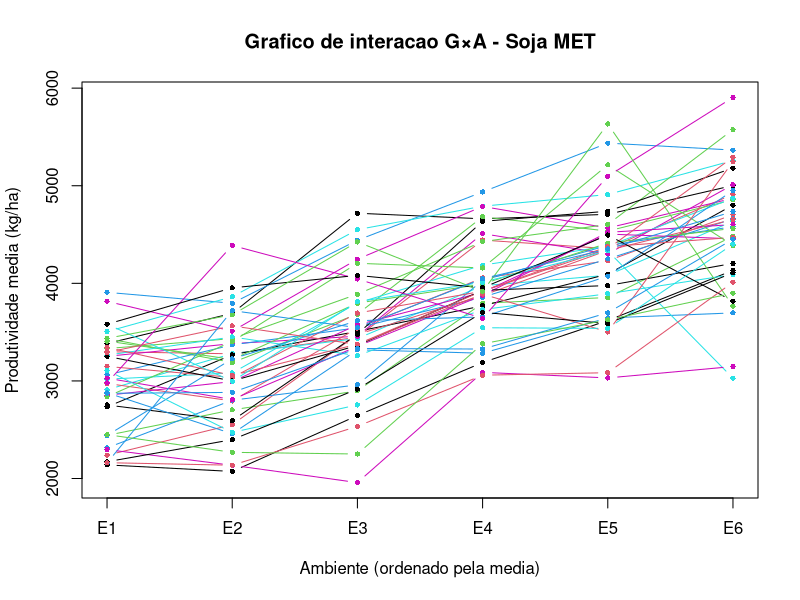

R code for this plot:
# =============================================================================
# GMP0164 - Biometria da Interacao Genotipos x Ambientes
# Aula 2: ANOVA Conjunta e Componentes de Variancia em G×A
# Dados: soy_MET.txt - 40 genotipos x 6 ambientes x 3 blocos (DBC)
# Prof. Dr. Rafael Tassinari Resende
#
# Modelo assumido (Cruz, Regazzi e Carneiro, 2012 - caso c):
#   Ambientes (A)                          : FIXOS
#   Genotipos (G), G×A, Blocos e Erro      : ALEATORIOS
#
# E(QM) sob esse modelo:
#   E(QM_Erro)   = s2
#   E(QM_GxA)    = s2 + K*l*s2_ga     onde l = J/(J-1)
#   E(QM_G)      = s2 + J*K*s2_g      [s2_ga NAO aparece aqui]
#   E(QM_B(A))   = s2 + I*s2_ba
#   E(QM_A)      = s2 + K*l*s2_ga + I*s2_ba + I*K*phi_a
#
# Testes F corretos:
#   F(G)   = QM_G   / QM_E      [denominador = QM_E, nao QM_GxA]
#   F(GxA) = QM_GxA / QM_E
#   F(A)   = QM_A   / QM_B(A)
# =============================================================================

dat <- read.table("soy_MET.txt", header = TRUE, sep = "\t") #mude o seu diretorio aqui.
dat$gen   <- factor(dat$gen)
dat$env   <- factor(dat$env)
dat$block <- factor(dat$block)

str(dat)
summary(dat)

# =============================================================================
# 1. TABELA DE MEDIAS E GRAFICO DE INTERACAO
# =============================================================================

# Matriz de medias genotipo x ambiente (media sobre os K blocos)
means_ge <- tapply(dat$y, list(dat$gen, dat$env), mean)

# Medias marginais por ambiente (ordenadas crescentemente)
cat("Medias por ambiente (kg/ha):\n")
print(round(sort(colMeans(means_ge)), 1))

# Top 10 genotipos pela media geral sobre todos os ambientes
cat("\nTop 10 genotipos pela media geral (kg/ha):\n")
geno_means <- sort(rowMeans(means_ge), decreasing = TRUE)
print(round(head(geno_means, 10), 1))

# Grafico de interacao: cada linha = um genotipo
# Ambientes ordenados pela media para facilitar leitura visual
# Linhas paralelas  -> interacao simples  (magnitude muda, ranking preservado)
# Cruzamento        -> interacao complexa (mudanca de ranking entre ambientes)
env_order <- order(colMeans(means_ge))

matplot(
  x    = seq_len(ncol(means_ge)),
  y    = t(means_ge[, env_order]),
  type = "b", pch = 16, lty = 1, cex = 0.7,
  xaxt = "n",
  xlab = "Ambiente (ordenado pela media)",
  ylab = "Produtividade media (kg/ha)",
  main = "Grafico de interacao G×A - Soja MET"
)
axis(1, at = seq_len(ncol(means_ge)),
     labels = colnames(means_ge)[env_order])

# =============================================================================
# 2. ANOVA CONJUNTA (DBC, ambientes fixos)
# =============================================================================

# O aov() calcula SQ corretamente para dados balanceados.
# Porem, seus testes F internos assumem modelo fixo.
# Os testes F corretos para o modelo misto (A fixo) sao calculados manualmente.

fit <- aov(y ~ env + env:block + gen + gen:env, data = dat)
tab <- anova(fit)

# Dimensoes do experimento
I <- nlevels(dat$gen)    # numero de genotipos
J <- nlevels(dat$env)    # numero de ambientes
K <- nlevels(dat$block)  # numero de blocos por ambiente
l <- J / (J - 1)         # coeficiente lambda (Cruz et al., 2012)

cat("\nGraus de liberdade:\n")
cat("  Ambiente       :", J - 1, "\n")
cat("  Bloco(Ambiente):", J * (K - 1), "\n")
cat("  Genotipo       :", I - 1, "\n")
cat("  G×A            :", (I - 1) * (J - 1), "\n")
cat("  Erro           :", J * (I - 1) * (K - 1), "\n")
cat("  Total          :", I * J * K - 1, "\n")

# Extrair quadrados medios
MS     <- setNames(tab[, "Mean Sq"], rownames(tab))
QM_E   <- as.numeric(MS["Residuals"])
QM_GxA <- as.numeric(MS["env:gen"])
QM_G   <- as.numeric(MS["gen"])
QM_BA  <- as.numeric(MS["env:block"])
QM_A   <- as.numeric(MS["env"])

# Graus de liberdade para os testes F
df_G   <- I - 1
df_GxA <- (I - 1) * (J - 1)
df_E   <- J * (I - 1) * (K - 1)
df_BA  <- J * (K - 1)
df_A   <- J - 1

# Estatisticas F e p-valores
F_G   <- QM_G   / QM_E
F_GxA <- QM_GxA / QM_E
F_A   <- QM_A   / QM_BA

p_G   <- pf(F_G,   df_G,   df_E,  lower.tail = FALSE)
p_GxA <- pf(F_GxA, df_GxA, df_E,  lower.tail = FALSE)
p_A   <- pf(F_A,   df_A,   df_BA, lower.tail = FALSE)

# Funcao auxiliar para formatar p-valores
fmt_p <- function(p) ifelse(p < 0.0001, "< 0.0001", sprintf("%.4f", p))

cat("\n--- ANOVA conjunta (modelo misto: A fixo) ---\n")
cat(sprintf("  %-15s | %4s | %12s | %8s | %s\n",
            "Fonte", "GL", "QM", "F", "p"))
cat(sprintf("  %-15s | %4d | %12.1f | %8.3f | %s\n",
            "Ambiente",  df_A,   QM_A,   F_A,   fmt_p(p_A)))
cat(sprintf("  %-15s | %4d | %12.1f | %8s | %s\n",
            "Bloco(Amb)", df_BA, QM_BA,  "---", "---"))
cat(sprintf("  %-15s | %4d | %12.1f | %8.3f | %s\n",
            "Genotipo",  df_G,   QM_G,   F_G,   fmt_p(p_G)))
cat(sprintf("  %-15s | %4d | %12.1f | %8.3f | %s\n",
            "G×A",       df_GxA, QM_GxA, F_GxA, fmt_p(p_GxA)))
cat(sprintf("  %-15s | %4d | %12.1f | %8s | %s\n",
            "Erro",      df_E,   QM_E,   "---", "---"))

# =============================================================================
# 3. COMPONENTES DE VARIANCIA (modelo misto, A fixo)
#    Metodo dos momentos - Cruz, Regazzi e Carneiro (2012), caso c
# =============================================================================

# Estimadores:
#   s2    = QM_E
#   s2_ga = (QM_GxA - QM_E) * (J-1) / (K*J)    [denominador = K*l = K*J/(J-1)]
#   s2_g  = (QM_G   - QM_E) / (J*K)             [sem s2_ga no numerador]
#   s2_ba = (QM_BA  - QM_E) / I

s2    <- QM_E
s2_ga <- (QM_GxA - QM_E) * (J - 1) / (K * J)
s2_g  <- (QM_G   - QM_E) / (J * K)
s2_ba <- (QM_BA  - QM_E) / I

vc <- c(s2_g = s2_g, s2_ga = s2_ga, s2_ba = s2_ba, s2 = s2)

cat("\nComponentes de variancia (metodo dos momentos, A fixo):\n")
print(round(vc, 1))

# Proporcoes relativas
# Valores negativos (possivel em amostras finitas) sao truncados em zero
# apenas para o calculo das proporcoes; os valores brutos sao mantidos acima.
vc_pos <- pmax(vc, 0)
sP2    <- sum(vc_pos)

cat("\nProporcao relativa (%):\n")
print(round(100 * vc_pos / sP2, 1))

# Comparacao didatica: efeito do modelo sobre s2_ga
# Sob ambientes fixos, denominador = K*l > K => s2_ga estimada e MENOR
# pois parte da variacao de G×A e absorvida pelos efeitos fixos de ambiente
cat(sprintf(
  "\nComparacao s2_ga: A fixo = %.1f | A aleatorio = %.1f\n",
  (QM_GxA - QM_E) * (J - 1) / (K * J),   # modelo misto (correto aqui)
  (QM_GxA - QM_E) / K                      # modelo totalmente aleatorio
))

# =============================================================================
# 4. CORRELACAO GENETICA HOMOGENEA ENTRE AMBIENTES
# =============================================================================

# Sob o modelo aleatorio independente:
#   u_ij = g_i + (ga)_ij  (valor genetico especifico do ambiente j)
#   Var(u_ij)          = s2_g + s2_ga
#   Cov(u_ij, u_ij')   = s2_g        (j != j')
#
# => rg = s2_g / (s2_g + s2_ga)
#
# rg -> 1: ranking estavel entre ambientes -> adaptacao ampla viavel
# rg -> 0: ranking instavel               -> recomendacao regionalizada necessaria

rg <- vc_pos["s2_g"] / (vc_pos["s2_g"] + vc_pos["s2_ga"])

cat("\nCorrelacao genetica homogenea entre ambientes (rg):", round(rg, 3), "\n")
cat("Razao s2_ga / s2_g (indice de complexidade G×A)  :",
    round(vc_pos["s2_ga"] / vc_pos["s2_g"], 3), "\n")

# =============================================================================
# 5. CORRELACOES PAR A PAR ENTRE AMBIENTES
# =============================================================================

# r_jj' = correlacao de Pearson entre medias dos genotipos em j e j'
# Essa correlacao e usada diretamente na decomposicao S + C (Secao 6)
# e permite identificar pares de ambientes concordantes ou discordantes
# quanto ao ranking de genotipos.

r_pairwise <- cor(means_ge, method = "pearson")

cat("\nMatriz de correlacoes de Pearson entre ambientes:\n")
print(round(r_pairwise, 3))

# =============================================================================
# 6. DECOMPOSICAO DA G×A EM PARTES SIMPLES (S) E COMPLEXA (C)
#    Robertson (1959); Cruz e Castoldi (1991)
#
# Para cada par de ambientes (j, j'):
#   QMGxA_jj' = S + C
#   S  = (1/2) * (sqrt(Q1) - sqrt(Q2))^2
#   C  = sqrt[(1 - r)^3 * Q1 * Q2]       <- Cruz e Castoldi (1991)
#
# onde:
#   Q_j = QM entre genotipos na ANOVA individual do ambiente j
#   r   = correlacao de Pearson entre medias dos genotipos em j e j'
#
# S reflete diferenca de magnitude (ranking preservado)
# C reflete mudanca de ranking (%C > 100% indica r < 0)
# =============================================================================

# 6a. QM entre genotipos por ambiente (ANOVA individual)
Q      <- numeric(J)
names(Q) <- colnames(means_ge)

for (j in colnames(means_ge)) {
  dj    <- dat[dat$env == j, ]
  fit_j <- aov(y ~ block + gen, data = dj)
  Q[j]  <- anova(fit_j)["gen", "Mean Sq"]
}

cat("\nQM entre genotipos por ambiente (Q_j):\n")
print(round(Q, 1))

# 6b. Matrizes S, C e %C para todos os pares de ambientes
envs      <- colnames(means_ge)
mat_S     <- matrix(NA, J, J, dimnames = list(envs, envs))
mat_C     <- matrix(NA, J, J, dimnames = list(envs, envs))
mat_pC    <- matrix(NA, J, J, dimnames = list(envs, envs))
mat_QMGxA <- matrix(NA, J, J, dimnames = list(envs, envs))

for (j1 in 1:(J - 1)) {
  for (j2 in (j1 + 1):J) {
    e1 <- envs[j1];  e2 <- envs[j2]
    Q1 <- Q[e1];     Q2 <- Q[e2]
    r  <- r_pairwise[e1, e2]

    S         <- 0.5 * (sqrt(Q1) - sqrt(Q2))^2
    C         <- sqrt((1 - r)^3 * Q1 * Q2)
    QMGxA_par <- S + C

    mat_S[e1, e2]     <- S
    mat_C[e1, e2]     <- C
    mat_pC[e1, e2]    <- 100 * C / QMGxA_par
    mat_QMGxA[e1, e2] <- QMGxA_par
  }
}

cat("\nQM da G×A por par de ambientes (S + C):\n")
print(round(mat_QMGxA, 1))

cat("\nParte simples (S):\n")
print(round(mat_S, 1))

cat("\nParte complexa (C) - Cruz e Castoldi (1991):\n")
print(round(mat_C, 1))

cat("\n%C (proporcao complexa):\n")
print(round(mat_pC, 1))
cat("Nota: %C > 100% indica correlacao negativa entre os dois ambientes.\n")

# =============================================================================
# 7. ESTRATIFICACAO DE AMBIENTES - TESTES F PAR A PAR
#
# Para cada par (j, j'), testa se a G×A entre esses dois ambientes
# e significativa (Cruz et al., 2012):
#
#   theta_jj' = (1/2)*[sum_i(yb_ij - yb_ij')^2 - (T_j - T_j')^2 / I]
#   F_jj'     = [theta_jj' / (I-1)] / (QM_E / K)
#   GL        = (I-1) e J*(I-1)*(K-1)
#
# Pares nao significativos -> G×A nao detectada -> candidatos ao mesmo
# grupo de recomendacao (estratificacao ambiental; detalhado na Aula 12).
# =============================================================================

mat_F <- matrix(NA, J, J, dimnames = list(envs, envs))
mat_p <- matrix(NA, J, J, dimnames = list(envs, envs))

for (j1 in 1:(J - 1)) {
  for (j2 in (j1 + 1):J) {
    e1 <- envs[j1];  e2 <- envs[j2]
    y1 <- means_ge[, e1]
    y2 <- means_ge[, e2]
    T1 <- sum(y1);   T2 <- sum(y2)

    theta  <- 0.5 * (sum((y1 - y2)^2) - (T1 - T2)^2 / I)
    QM_par <- theta / (I - 1)
    F_par  <- QM_par / (QM_E / K)
    p_par  <- pf(F_par, I - 1, df_E, lower.tail = FALSE)

    mat_F[e1, e2] <- F_par
    mat_p[e1, e2] <- p_par
  }
}

cat("\nTeste F par a par entre ambientes:\n")
print(round(mat_F, 3))

cat("\nValores-p (teste F par a par):\n")
# Formatar p-valores: exibir "< 0.0001" quando muito pequeno
mat_p_fmt <- matrix(
  ifelse(is.na(mat_p), "---",
         ifelse(mat_p < 0.0001, "< 0.0001", sprintf("%.4f", mat_p))),
  nrow = J, dimnames = list(envs, envs)
)
print(mat_p_fmt, quote = FALSE)

cat("\nPares com G×A nao significativa (p > 0.05):\n")
nenhum <- TRUE
for (j1 in 1:(J - 1)) {
  for (j2 in (j1 + 1):J) {
    e1 <- envs[j1];  e2 <- envs[j2]
    if (!is.na(mat_p[e1, e2]) && mat_p[e1, e2] > 0.05) {
      cat(sprintf("  %s x %s : F = %.3f, p = %s\n",
                  e1, e2, mat_F[e1, e2], fmt_p(mat_p[e1, e2])))
      nenhum <- FALSE
    }
  }
}
if (nenhum) cat("  Nenhum par nao significativo encontrado (p > 0.05).\n")

# =============================================================================
# 8. HERDABILIDADE E IMPLICACOES NOS GANHOS DE SELECAO
#
# Herdabilidade para a media na rede MET (J ambientes, K blocos):
#   h2_MET = s2_g / (s2_g + s2_ga/J + s2/(J*K))
#
# Herdabilidade para a media em ambiente unico j (K blocos):
#   h2_j = (s2_g + s2_ga) / (s2_g + s2_ga + s2/K)
#
# ATENCAO: h2_MET e h2_j medem coisas distintas.
#   h2_MET mede a precisao da media sobre a rede -> base para DG_MET
#   h2_j   mede a precisao no ambiente j         -> base para DG_j e RC
#
# Ganho de selecao direto na rede (ganho genetico geral):
#   DG_MET = i * h_MET * sqrt(s2_g)         [unidade: kg/ha]
#
# Ganho de selecao em ambiente unico j (ganho no proprio ambiente):
#   DG_j   = i * h_j * sqrt(s2_g + s2_ga)   [unidade: kg/ha]
#
# DG_MET e DG_j NAO sao diretamente comparaveis:
#   DG_MET = ganho esperado em s2_g (parte estavel entre ambientes)
#   DG_j   = ganho esperado em s2_g + s2_ga (inclui parte especifica do ambiente)
#   DG_j > DG_MET nao significa que selecionar em 1 ambiente e melhor;
#   significa que o ganho e maior naquele ambiente especifico, mas pode
#   nao se repetir em outros ambientes.
#
# Resposta correlacionada (selecao em j, ganho esperado em j'):
#   RC(j'|j) = i * rg * h_j * sqrt(s2_g + s2_ga)
#
# Eficiencia relativa da selecao indireta vs. direta em j'
# (assumindo ambientes com mesma precisao, h_j = h_j'):
#   ER(j->j') = rg
#   ER < 1 sempre que rg < 1: selecionar em 1 ambiente e menos eficiente
#   para ganho em outro ambiente do que selecionar diretamente nele.
# =============================================================================

s2_g_pos  <- vc_pos["s2_g"]
s2_ga_pos <- vc_pos["s2_ga"]
s2_pos    <- vc_pos["s2"]

# Herdabilidades
h2_MET <- s2_g_pos / (s2_g_pos + s2_ga_pos / J + s2_pos / (J * K))
h2_j   <- (s2_g_pos + s2_ga_pos) / (s2_g_pos + s2_ga_pos + s2_pos / K)
h_MET  <- sqrt(h2_MET)
h_j    <- sqrt(h2_j)

cat("\n--- Herdabilidade ---\n")
cat(sprintf("  h2 na rede MET (J=%d ambientes, K=%d blocos) : %.3f\n", J, K, h2_MET))
cat(sprintf("  h2 em ambiente unico (K=%d blocos)           : %.3f\n", K, h2_j))
cat("  Nota: h2_MET e h2_j medem precisoes distintas (ver comentario acima).\n")

# Ganhos de selecao (i = 1 unidade padrao, para fins didaticos)
i_sel  <- 1
DG_MET <- i_sel * h_MET * sqrt(s2_g_pos)
DG_j   <- i_sel * h_j   * sqrt(s2_g_pos + s2_ga_pos)

cat("\n--- Ganho de selecao (i = 1 unidade padrao) ---\n")
cat(sprintf("  DG_MET: ganho genetico geral (rede)     = %.1f kg/ha\n", DG_MET))
cat(sprintf("  DG_j  : ganho no ambiente j             = %.1f kg/ha\n", DG_j))
cat("  DG_j > DG_MET reflete a inclusao de s2_ga em DG_j,\n")
cat("  nao que selecionar em 1 ambiente seja mais eficiente para a rede.\n")

# Resposta correlacionada
RC <- i_sel * rg * h_j * sqrt(s2_g_pos + s2_ga_pos)

cat("\n--- Resposta correlacionada (selecao em j, ganho em j') ---\n")
cat(sprintf("  RC(j'|j) = rg * h_j * sqrt(s2_g + s2_ga) = %.1f kg/ha\n", RC))

# Eficiencia relativa (h_j = h_j' assumido)
ER <- as.numeric(rg)
cat(sprintf("  ER(j->j') = rg = %.3f\n", ER))
cat(sprintf("  Interpretacao: para cada 1 kg/ha de ganho direto em j',\n"))
cat(sprintf("  a selecao indireta via j rende apenas %.3f kg/ha.\n", ER))
cat("  Quanto menor rg, menos eficiente e a selecao em ambiente unico\n")
cat("  para ganhos consistentes em toda a rede.\n")

# =============================================================================
# 9. RESUMO FINAL
# =============================================================================

cat("\n=============================================================\n")
cat("RESUMO FINAL\n")
cat("=============================================================\n")
cat(sprintf("Genotipos (I): %d | Ambientes (J): %d | Blocos (K): %d\n", I, J, K))
cat(sprintf("Teste F para G×A : F = %.2f, p = %s\n", F_GxA, fmt_p(p_GxA)))
cat(sprintf("Teste F para G   : F = %.2f, p = %s\n", F_G,   fmt_p(p_G)))
cat(sprintf("Componentes      : s2_g = %.1f | s2_ga = %.1f | s2 = %.1f\n",
            vc["s2_g"], vc["s2_ga"], vc["s2"]))
cat(sprintf("Correlacao genetica homogenea : rg     = %.3f\n", rg))
cat(sprintf("Herdabilidade na rede         : h2_MET = %.3f\n", h2_MET))
cat(sprintf("Herdabilidade por ambiente    : h2_j   = %.3f\n", h2_j))
cat(sprintf("Ganho genetico geral (i=1)    : DG_MET = %.1f kg/ha\n", DG_MET))
cat(sprintf("Resposta correlacionada (i=1) : RC     = %.1f kg/ha\n", RC))
cat("=============================================================\n")





# =============================================================================
# NOTA 1 - h2_MET vs h2_j
# Neste conjunto de dados, h2_MET (0.894) e h2_j (0.895) sao numericamente
# quase identicos. Isso ocorre por coincidencia dos valores estimados:
# s2_ga/J e s2/(J*K) sao aproximadamente iguais neste dataset, fazendo os
# denominadores das duas expressoes convergirem. Isso NAO significa que as
# formulas sao equivalentes. Em geral, h2_MET < h2_j, pois a media na rede
# diluiu s2_ga pelo fator J. Nao generalize esse resultado para outros datasets.
# =============================================================================

# =============================================================================
# NOTA 2 - %C elevado em todos os pares (87-100%)
# A decomposicao S + C revelou que a G×A nessa rede e predominantemente
# complexa em praticamente todos os pares de ambientes. Isso e coerente com
# rg = 0.654 (moderado) e com todos os testes F par a par sendo significativos.
# Do ponto de vista do melhoramento, isso indica que o ranking dos genotipos
# muda substancialmente entre os ambientes do Cerrado avaliados, tornando
# a recomendacao unica (adaptacao ampla) uma estrategia de risco. A
# regionalizacao da recomendacao e, portanto, justificada por esses dados.
# =============================================================================
